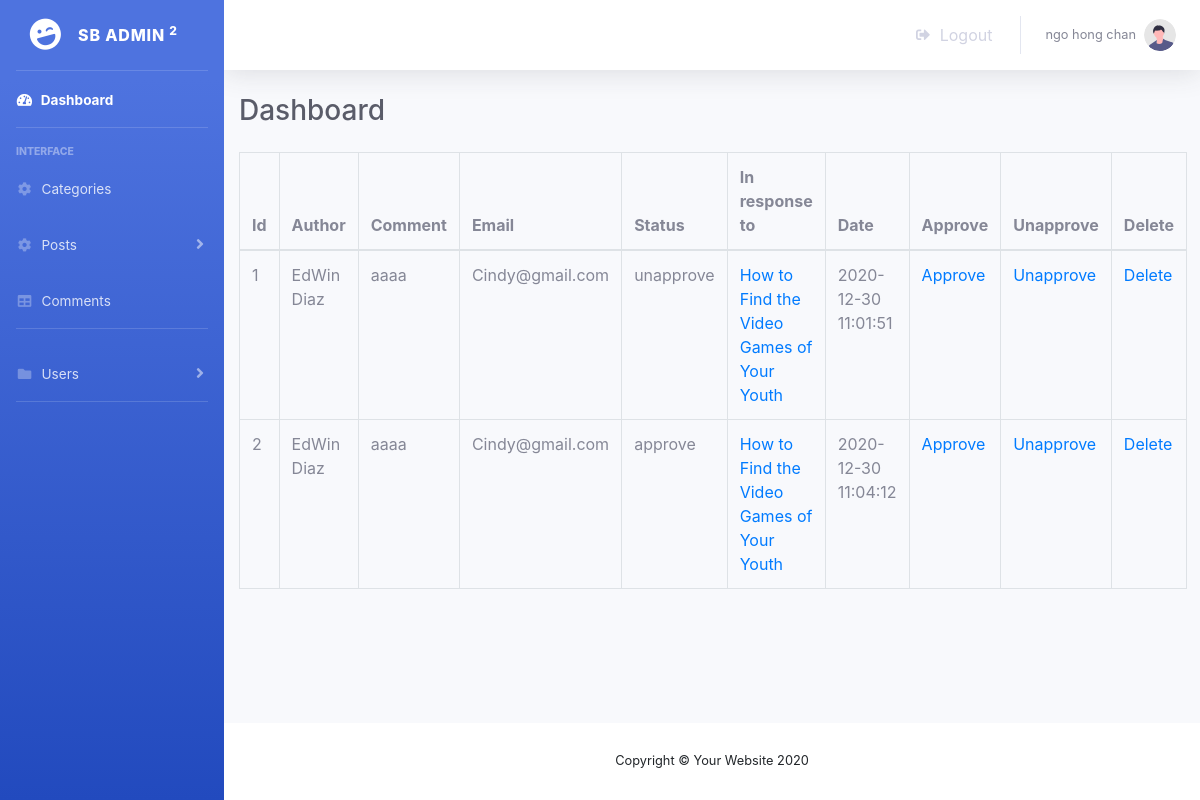
The app's page /admin/comments.php (signed in) with its own data.
### tables this page shows
CREATE TABLE `comments` (
  `comment_id` int(11) NOT NULL,
  `comment_post_id` int(11) NOT NULL,
  `comment_author` varchar(255) NOT NULL,
  `comment_email` varchar(255) NOT NULL,
  `comment_content` longtext NOT NULL,
  `comment_status` varchar(255) NOT NULL,
  `comment_date` datetime NOT NULL
);

CREATE TABLE `posts` (
  `post_id` int(11) NOT NULL,
  `post_category_id` int(11) NOT NULL,
  `post_title` varchar(255) NOT NULL,
  `post_author` varchar(255) NOT NULL,
  `post_date` datetime NOT NULL,
  `post_image` varchar(255) NOT NULL,
  `post_content` longtext NOT NULL,
  `post_tags` varchar(255) NOT NULL,
  `post_status` varchar(255) NOT NULL,
  `post_views_count` int(11) NOT NULL,
  `post_comment_count` int(11) NOT NULL
);

### admin/includes/view_all_comments.php (the view, shortened to what this page needs)
<table class="table table-bordered table-hover">
    <thead>
        <tr>
            <th>Id</th>
            <th>Author</th>
            <th>Comment</th>
            <th>Email</th>
            <th>Status</th>
            <th>In response to</th>
            <th>Date</th>
            <th>Approve</th>
            <th>Unapprove</th>
            <th>Delete</th>
        </tr>
    </thead>
    <tbody>
        <?php
        $query = "SELECT * FROM comments";
        $select_comments_query = mysqli_query($connection, $query);
        while ($row = mysqli_fetch_assoc($select_comments_query)) {
            $comment_id = $row['comment_id'];
            $comment_post_id = $row['comment_post_id'];
            $comment_author = $row['comment_author'];
            $comment_content = $row['comment_content'];
            $comment_email = $row['comment_email'];
            $comment_status = $row['comment_status'];
            $comment_date = $row['comment_date'];
            echo "<tr>";
            echo "<td>$comment_id</td>";
            echo "<td>$comment_author</td>";
            echo "<td>$comment_content</td>";
            echo "<td>$comment_email</td>";
            echo "<td>$comment_status</td>";
            $query = "SELECT * FROM posts WHERE post_id = {$comment_post_id} ";
            $select_post_id_query = mysqli_query($connection, $query);
            while ($row = mysqli_fetch_assoc($select_post_id_query)) {
                $post_id = $row['post_id'];
                $post_title = $row['post_title'];
                echo "<td><a href='../post.php?p_id=$post_id'>$post_title</a></td>";
            }
            echo "<td>$comment_date</td>";
            echo "<td><a href='comments.php?approve=$comment_id'>Approve</a></td>";
            echo "<td><a href='comments.php?unapprove=$comment_id'>Unapprove</a></td>";
            echo "<td><a href='comments.php?delete=$comment_id'>Delete</a></td>";
            echo "</tr>";
        }
        ?>
    </tbody>
</table>

### records on screen
comments: comment_id "1", comment_author "EdWin Diaz", comment_content "aaaa", comment_email "Cindy@gmail.com", comment_status "unapprove", comment_date "2020-12-30 11:01:51"
posts: post_title "How to Find the Video Games of Your Youth"
comments: comment_id "2", comment_author "EdWin Diaz", comment_content "aaaa", comment_email "Cindy@gmail.com", comment_status "approve", comment_date "2020-12-30 11:04:12"

### other values on screen
$_SESSION['username'] "ngo hong chan"
